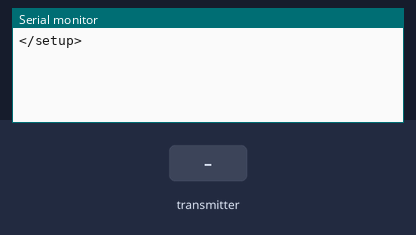
This sketch was run on a simulated Arduino Uno, built with avr-gcc and run on an emulated ATmega328P. Parts: the last lines printed to the serial monitor. Inputs (shaded band) come from the test bench. No radio packets arrive unless stated.

Above: at 1.2 s.
1.3 s: the transmitter starts sending values.0 = 0
At 1.37 s:
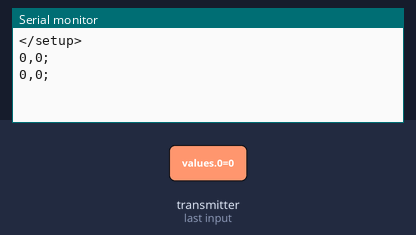
3.2 s: the transmitter starts sending values.1 = 256
At 3.27 s:
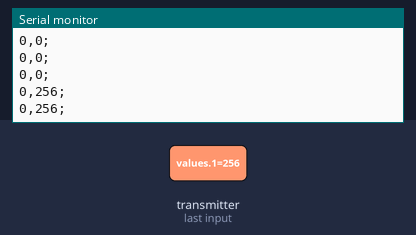
4.7 s: the transmitter starts sending values.0 = 256
At 4.77 s:
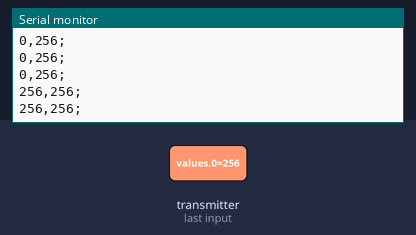
6.2 s: the transmitter starts sending values.1 = 0
At 6.27 s:
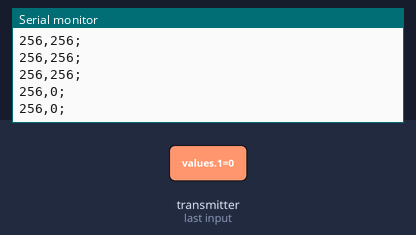

The sketch:

receiver.ino
```cpp
#include <RF24.h>

int xVal, yVal;//, buttonVal;

int size_example[2];
const size_t sVals = sizeof(size_example);

RF24 radio(7, 8); // CE, CSN
const byte address[6] = "00001";


void setup() {
  Serial.begin(9600);
  radio.begin();
  radio.openReadingPipe(0, address);
  radio.setPALevel(RF24_PA_MIN);
  radio.startListening();
  Serial.println("</setup>");
}

void loop() {
  int values[2];

  if (radio.available()) {
    radio.read(&values, sVals);

    if (Serial) {
      Serial.print(values[0]);
      Serial.print(",");
      Serial.print(values[1]);
      Serial.println(";");
    }
  }
}
```

Measured:
- after the input at 1.3 s, the serial monitor: prints a new line at once (image 1)
- after the input at 3.2 s, the serial monitor: prints a new line at once (image 2)
- after the input at 4.7 s, the serial monitor: prints a new line at once (image 3)
- after the input at 6.2 s, the serial monitor: prints a new line at once (image 4)
